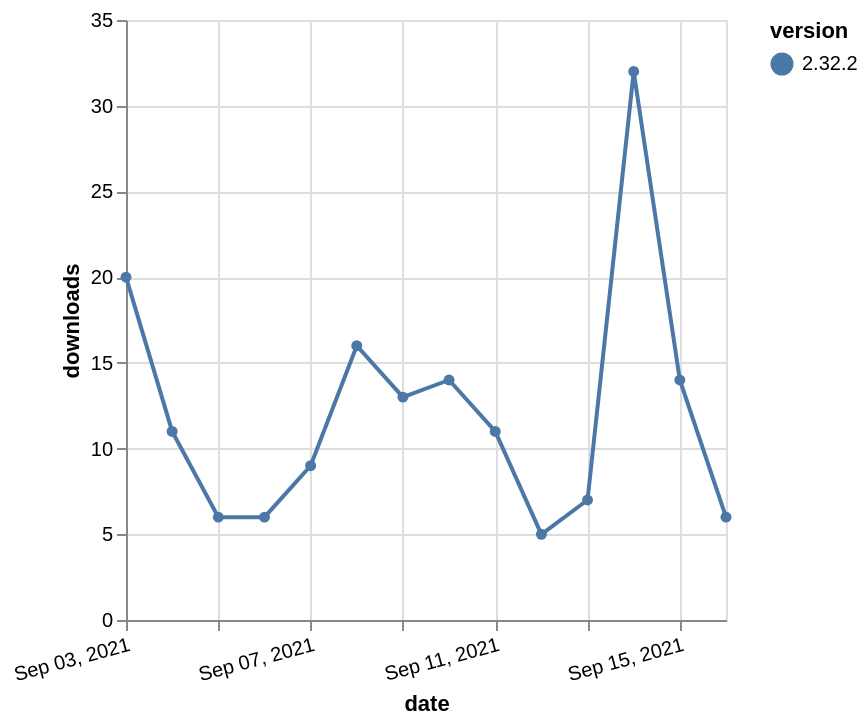

The Vega-Lite source for this figure:
### Vega-Lite specification from a JSON file in a GitHub repository (floating-point values rounded to 4 significant figures)
{"$schema": "https://vega.github.io/schema/vega-lite/v5.json", "description": "A simple bar chart with embedded data.", "data": {"values": [{"date": "2021-09-03", "total": 160020, "delta": 20, "version": "2.32.2"}, {"date": "2021-09-04", "total": 160031, "delta": 11, "version": "2.32.2"}, {"date": "2021-09-05", "total": 160037, "delta": 6, "version": "2.32.2"}, {"date": "2021-09-06", "total": 160043, "delta": 6, "version": "2.32.2"}, {"date": "2021-09-07", "total": 160052, "delta": 9, "version": "2.32.2"}, {"date": "2021-09-08", "total": 160068, "delta": 16, "version": "2.32.2"}, {"date": "2021-09-09", "total": 160081, "delta": 13, "version": "2.32.2"}, {"date": "2021-09-10", "total": 160095, "delta": 14, "version": "2.32.2"}, {"date": "2021-09-11", "total": 160106, "delta": 11, "version": "2.32.2"}, {"date": "2021-09-12", "total": 160111, "delta": 5, "version": "2.32.2"}, {"date": "2021-09-13", "total": 160118, "delta": 7, "version": "2.32.2"}, {"date": "2021-09-14", "total": 160150, "delta": 32, "version": "2.32.2"}, {"date": "2021-09-15", "total": 160164, "delta": 14, "version": "2.32.2"}, {"date": "2021-09-16", "total": 160170, "delta": 6, "version": "2.32.2"}]}, "width": "container", "mark": {"type": "line", "point": {"filled": true}}, "encoding": {"x": {"field": "date", "type": "temporal", "timeUnit": "yearmonthdate", "title": "date", "axis": {"labelAngle": -15}}, "y": {"field": "delta", "type": "quantitative", "title": "downloads"}, "color": {"field": "version", "type": "nominal"}, "tooltip": {"field": "delta"}}}
